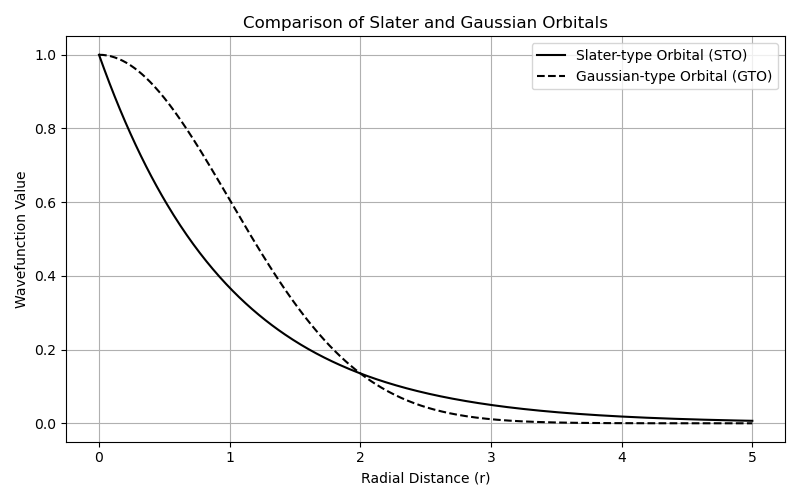

Write the Python code that produced this figure.
import numpy as np
import matplotlib.pyplot as plt

# Radial coordinate
r = np.linspace(0, 5, 500)

# Parameters
zeta = 1.0   # Slater exponent
alpha = 0.5  # Gaussian exponent

# Slater-type orbital (unnormalized)
sto = np.exp(-zeta * r)

# Gaussian-type orbital (unnormalized)
gto = np.exp(-alpha * r**2)

# Plotting
plt.figure(figsize=(8, 5))
plt.plot(r, sto, label='Slater-type Orbital (STO)', color='black')
plt.plot(r, gto, label='Gaussian-type Orbital (GTO)', color='black', linestyle='--')

plt.title('Comparison of Slater and Gaussian Orbitals')
plt.xlabel('Radial Distance (r)')
plt.ylabel('Wavefunction Value')
plt.legend()
plt.grid(True)
plt.tight_layout()
plt.show()
